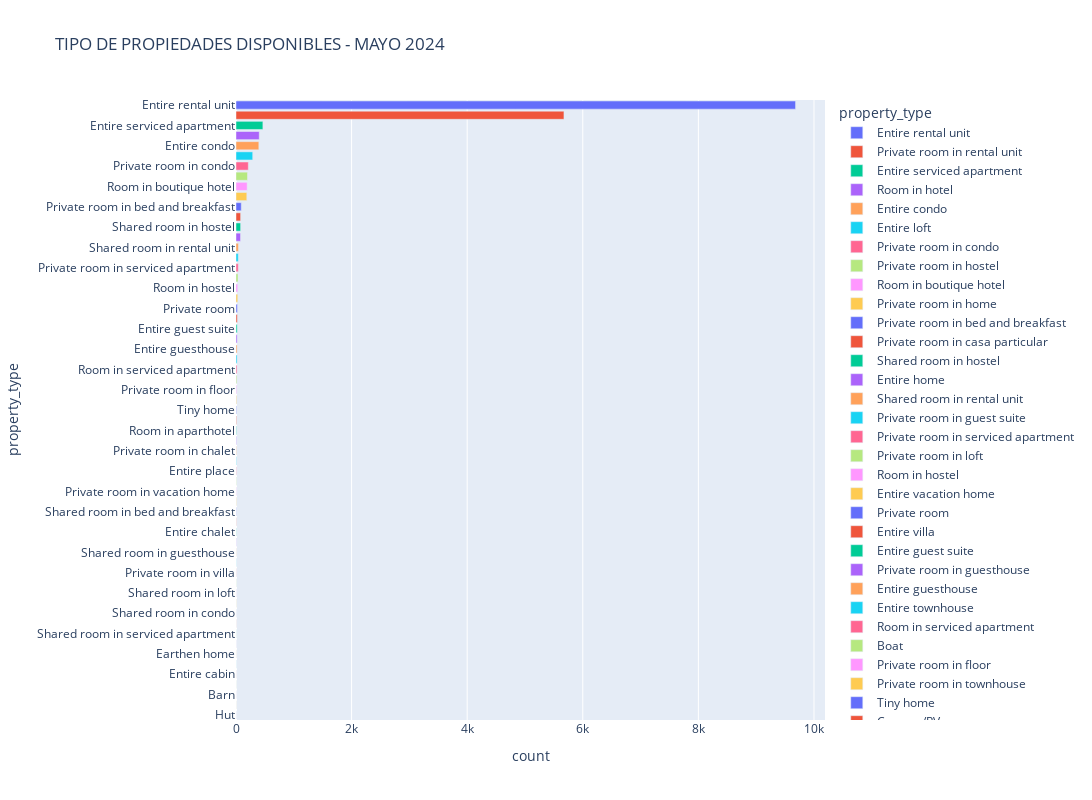

Source (notebook cell):
### Code cell
# GRAFICO TIPO DE PROPIEDADES 

# Contamos el numero de cada tipo de propiedad 
property_type_counts = df_listings ['property_type'].value_counts().reset_index()

# Graficar usando un gráfico de barras (bar chart)
fig = px.bar(property_type_counts, x='count', y='property_type', color ='property_type',template='plotly', title='TIPO DE PROPIEDADES DISPONIBLES - MAYO 2024',height=800, width=1200)
fig.show()

### Figure 1 — Plotly figure (JSON) as saved in the notebook; plotly's stock layout.template omitted (floating-point values rounded to 4 significant figures)
{"data": [{"alignmentgroup": "True", "hovertemplate": "property_type=%{y}<br>count=%{x}<extra></extra>", "legendgroup": "Entire rental unit", "marker": {"color": "#636efa", "pattern": {"shape": ""}}, "name": "Entire rental unit", "offsetgroup": "Entire rental unit", "orientation": "h", "showlegend": true, "textposition": "auto", "type": "bar", "x": [9681], "xaxis": "x", "y": ["Entire rental unit"], "yaxis": "y"}, {"alignmentgroup": "True", "hovertemplate": "property_type=%{y}<br>count=%{x}<extra></extra>", "legendgroup": "Private room in rental unit", "marker": {"color": "#EF553B", "pattern": {"shape": ""}}, "name": "Private room in rental unit", "offsetgroup": "Private room in rental unit", "orientation": "h", "showlegend": true, "textposition": "auto", "type": "bar", "x": [5674], "xaxis": "x", "y": ["Private room in rental unit"], "yaxis": "y"}, {"alignmentgroup": "True", "hovertemplate": "property_type=%{y}<br>count=%{x}<extra></extra>", "legendgroup": "Entire serviced apartment", "marker": {"color": "#00cc96", "pattern": {"shape": ""}}, "name": "Entire serviced apartment", "offsetgroup": "Entire serviced apartment", "orientation": "h", "showlegend": true, "textposition": "auto", "type": "bar", "x": [465], "xaxis": "x", "y": ["Entire serviced apartment"], "yaxis": "y"}, {"alignmentgroup": "True", "hovertemplate": "property_type=%{y}<br>count=%{x}<extra></extra>", "legendgroup": "Room in hotel", "marker": {"color": "#ab63fa", "pattern": {"shape": ""}}, "name": "Room in hotel", "offsetgroup": "Room in hotel", "orientation": "h", "showlegend": true, "textposition": "auto", "type": "bar", "x": [402], "xaxis": "x", "y": ["Room in hotel"], "yaxis": "y"}, {"alignmentgroup": "True", "hovertemplate": "property_type=%{y}<br>count=%{x}<extra></extra>", "legendgroup": "Entire condo", "marker": {"color": "#FFA15A", "pattern": {"shape": ""}}, "name": "Entire condo", "offsetgroup": "Entire condo", "orientation": "h", "showlegend": true, "textposition": "auto", "type": "bar", "x": [395], "xaxis": "x", "y": ["Entire condo"], "yaxis": "y"}, {"alignmentgroup": "True", "hovertemplate": "property_type=%{y}<br>count=%{x}<extra></extra>", "legendgroup": "Entire loft", "marker": {"color": "#19d3f3", "pattern": {"shape": ""}}, "name": "Entire loft", "offsetgroup": "Entire loft", "orientation": "h", "showlegend": true, "textposition": "auto", "type": "bar", "x": [289], "xaxis": "x", "y": ["Entire loft"], "yaxis": "y"}, {"alignmentgroup": "True", "hovertemplate": "property_type=%{y}<br>count=%{x}<extra></extra>", "legendgroup": "Private room in condo", "marker": {"color": "#FF6692", "pattern": {"shape": ""}}, "name": "Private room in condo", "offsetgroup": "Private room in condo", "orientation": "h", "showlegend": true, "textposition": "auto", "type": "bar", "x": [213], "xaxis": "x", "y": ["Private room in condo"], "yaxis": "y"}, {"alignmentgroup": "True", "hovertemplate": "property_type=%{y}<br>count=%{x}<extra></extra>", "legendgroup": "Private room in hostel", "marker": {"color": "#B6E880", "pattern": {"shape": ""}}, "name": "Private room in hostel", "offsetgroup": "Private room in hostel", "orientation": "h", "showlegend": true, "textposition": "auto", "type": "bar", "x": [199], "xaxis": "x", "y": ["Private room in hostel"], "yaxis": "y"}, {"alignmentgroup": "True", "hovertemplate": "property_type=%{y}<br>count=%{x}<extra></extra>", "legendgroup": "Room in boutique hotel", "marker": {"color": "#FF97FF", "pattern": {"shape": ""}}, "name": "Room in boutique hotel", "offsetgroup": "Room in boutique hotel", "orientation": "h", "showlegend": true, "textposition": "auto", "type": "bar", "x": [193], "xaxis": "x", "y": ["Room in boutique hotel"], "yaxis": "y"}, {"alignmentgroup": "True", "hovertemplate": "property_type=%{y}<br>count=%{x}<extra></extra>", "legendgroup": "Private room in home", "marker": {"color": "#FECB52", "pattern": {"shape": ""}}, "name": "Private room in home", "offsetgroup": "Private room in home", "orientation": "h", "showlegend": true, "textposition": "auto", "type": "bar", "x": [187], "xaxis": "x", "y": ["Private room in home"], "yaxis": "y"}, {"alignmentgroup": "True", "hovertemplate": "property_type=%{y}<br>count=%{x}<extra></extra>", "legendgroup": "Private room in bed and breakfast", "marker": {"color": "#636efa", "pattern": {"shape": ""}}, "name": "Private room in bed and breakfast", "offsetgroup": "Private room in bed and breakfast", "orientation": "h", "showlegend": true, "textposition": "auto", "type": "bar", "x": [91], "xaxis": "x", "y": ["Private room in bed and breakfast"], "yaxis": "y"}, {"alignmentgroup": "True", "hovertemplate": "property_type=%{y}<br>count=%{x}<extra></extra>", "legendgroup": "Private room in casa particular", "marker": {"color": "#EF553B", "pattern": {"shape": ""}}, "name": "Private room in casa particular", "offsetgroup": "Private room in casa particular", "orientation": "h", "showlegend": true, "textposition": "auto", "type": "bar", "x": [80], "xaxis": "x", "y": ["Private room in casa particular"], "yaxis": "y"}, {"alignmentgroup": "True", "hovertemplate": "property_type=%{y}<br>count=%{x}<extra></extra>", "legendgroup": "Shared room in hostel", "marker": {"color": "#00cc96", "pattern": {"shape": ""}}, "name": "Shared room in hostel", "offsetgroup": "Shared room in hostel", "orientation": "h", "showlegend": true, "textposition": "auto", "type": "bar", "x": [80], "xaxis": "x", "y": ["Shared room in hostel"], "yaxis": "y"}, {"alignmentgroup": "True", "hovertemplate": "property_type=%{y}<br>count=%{x}<extra></extra>", "legendgroup": "Entire home", "marker": {"color": "#ab63fa", "pattern": {"shape": ""}}, "name": "Entire home", "offsetgroup": "Entire home", "orientation": "h", "showlegend": true, "textposition": "auto", "type": "bar", "x": [78], "xaxis": "x", "y": ["Entire home"], "yaxis": "y"}, {"alignmentgroup": "True", "hovertemplate": "property_type=%{y}<br>count=%{x}<extra></extra>", "legendgroup": "Shared room in rental unit", "marker": {"color": "#FFA15A", "pattern": {"shape": ""}}, "name": "Shared room in rental unit", "offsetgroup": "Shared room in rental unit", "orientation": "h", "showlegend": true, "textposition": "auto", "type": "bar", "x": [41], "xaxis": "x", "y": ["Shared room in rental unit"], "yaxis": "y"}, {"alignmentgroup": "True", "hovertemplate": "property_type=%{y}<br>count=%{x}<extra></extra>", "legendgroup": "Private room in guest suite", "marker": {"color": "#19d3f3", "pattern": {"shape": ""}}, "name": "Private room in guest suite", "offsetgroup": "Private room in guest suite", "orientation": "h", "showlegend": true, "textposition": "auto", "type": "bar", "x": [39], "xaxis": "x", "y": ["Private room in guest suite"], "yaxis": "y"}, {"alignmentgroup": "True", "hovertemplate": "property_type=%{y}<br>count=%{x}<extra></extra>", "legendgroup": "Private room in serviced apartment", "marker": {"color": "#FF6692", "pattern": {"shape": ""}}, "name": "Private room in serviced apartment", "offsetgroup": "Private room in serviced apartment", "orientation": "h", "showlegend": true, "textposition": "auto", "type": "bar", "x": [39], "xaxis": "x", "y": ["Private room in serviced apartment"], "yaxis": "y"}, {"alignmentgroup": "True", "hovertemplate": "property_type=%{y}<br>count=%{x}<extra></extra>", "legendgroup": "Private room in loft", "marker": {"color": "#B6E880", "pattern": {"shape": ""}}, "name": "Private room in loft", "offsetgroup": "Private room in loft", "orientation": "h", "showlegend": true, "textposition": "auto", "type": "bar", "x": [35], "xaxis": "x", "y": ["Private room in loft"], "yaxis": "y"}, {"alignmentgroup": "True", "hovertemplate": "property_type=%{y}<br>count=%{x}<extra></extra>", "legendgroup": "Room in hostel", "marker": {"color": "#FF97FF", "pattern": {"shape": ""}}, "name": "Room in hostel", "offsetgroup": "Room in hostel", "orientation": "h", "showlegend": true, "textposition": "auto", "type": "bar", "x": [30], "xaxis": "x", "y": ["Room in hostel"], "yaxis": "y"}, {"alignmentgroup": "True", "hovertemplate": "property_type=%{y}<br>count=%{x}<extra></extra>", "legendgroup": "Entire vacation home", "marker": {"color": "#FECB52", "pattern": {"shape": ""}}, "name": "Entire vacation home", "offsetgroup": "Entire vacation home", "orientation": "h", "showlegend": true, "textposition": "auto", "type": "bar", "x": [30], "xaxis": "x", "y": ["Entire vacation home"], "yaxis": "y"}, {"alignmentgroup": "True", "hovertemplate": "property_type=%{y}<br>count=%{x}<extra></extra>", "legendgroup": "Private room", "marker": {"color": "#636efa", "pattern": {"shape": ""}}, "name": "Private room", "offsetgroup": "Private room", "orientation": "h", "showlegend": true, "textposition": "auto", "type": "bar", "x": [24], "xaxis": "x", "y": ["Private room"], "yaxis": "y"}, {"alignmentgroup": "True", "hovertemplate": "property_type=%{y}<br>count=%{x}<extra></extra>", "legendgroup": "Entire villa", "marker": {"color": "#EF553B", "pattern": {"shape": ""}}, "name": "Entire villa", "offsetgroup": "Entire villa", "orientation": "h", "showlegend": true, "textposition": "auto", "type": "bar", "x": [23], "xaxis": "x", "y": ["Entire villa"], "yaxis": "y"}, {"alignmentgroup": "True", "hovertemplate": "property_type=%{y}<br>count=%{x}<extra></extra>", "legendgroup": "Entire guest suite", "marker": {"color": "#00cc96", "pattern": {"shape": ""}}, "name": "Entire guest suite", "offsetgroup": "Entire guest suite", "orientation": "h", "showlegend": true, "textposition": "auto", "type": "bar", "x": [21], "xaxis": "x", "y": ["Entire guest suite"], "yaxis": "y"}, {"alignmentgroup": "True", "hovertemplate": "property_type=%{y}<br>count=%{x}<extra></extra>", "legendgroup": "Private room in guesthouse", "marker": {"color": "#ab63fa", "pattern": {"shape": ""}}, "name": "Private room in guesthouse", "offsetgroup": "Private room in guesthouse", "orientation": "h", "showlegend": true, "textposition": "auto", "type": "bar", "x": [20], "xaxis": "x", "y": ["Private room in guesthouse"], "yaxis": "y"}, {"alignmentgroup": "True", "hovertemplate": "property_type=%{y}<br>count=%{x}<extra></extra>", "legendgroup": "Entire guesthouse", "marker": {"color": "#FFA15A", "pattern": {"shape": ""}}, "name": "Entire guesthouse", "offsetgroup": "Entire guesthouse", "orientation": "h", "showlegend": true, "textposition": "auto", "type": "bar", "x": [19], "xaxis": "x", "y": ["Entire guesthouse"], "yaxis": "y"}, {"alignmentgroup": "True", "hovertemplate": "property_type=%{y}<br>count=%{x}<extra></extra>", "legendgroup": "Entire townhouse", "marker": {"color": "#19d3f3", "pattern": {"shape": ""}}, "name": "Entire townhouse", "offsetgroup": "Entire townhouse", "orientation": "h", "showlegend": true, "textposition": "auto", "type": "bar", "x": [19], "xaxis": "x", "y": ["Entire townhouse"], "yaxis": "y"}, {"alignmentgroup": "True", "hovertemplate": "property_type=%{y}<br>count=%{x}<extra></extra>", "legendgroup": "Room in serviced apartment", "marker": {"color": "#FF6692", "pattern": {"shape": ""}}, "name": "Room in serviced apartment", "offsetgroup": "Room in serviced apartment", "orientation": "h", "showlegend": true, "textposition": "auto", "type": "bar", "x": [18], "xaxis": "x", "y": ["Room in serviced apartment"], "yaxis": "y"}, {"alignmentgroup": "True", "hovertemplate": "property_type=%{y}<br>count=%{x}<extra></extra>", "legendgroup": "Boat", "marker": {"color": "#B6E880", "pattern": {"shape": ""}}, "name": "Boat", "offsetgroup": "Boat", "orientation": "h", "showlegend": true, "textposition": "auto", "type": "bar", "x": [14], "xaxis": "x", "y": ["Boat"], "yaxis": "y"}, {"alignmentgroup": "True", "hovertemplate": "property_type=%{y}<br>count=%{x}<extra></extra>", "legendgroup": "Private room in floor", "marker": {"color": "#FF97FF", "pattern": {"shape": ""}}, "name": "Private room in floor", "offsetgroup": "Private room in floor", "orientation": "h", "showlegend": true, "textposition": "auto", "type": "bar", "x": [11], "xaxis": "x", "y": ["Private room in floor"], "yaxis": "y"}, {"alignmentgroup": "True", "hovertemplate": "property_type=%{y}<br>count=%{x}<extra></extra>", "legendgroup": "Private room in townhouse", "marker": {"color": "#FECB52", "pattern": {"shape": ""}}, "name": "Private room in townhouse", "offsetgroup": "Private room in townhouse", "orientation": "h", "showlegend": true, "textposition": "auto", "type": "bar", "x": [10], "xaxis": "x", "y": ["Private room in townhouse"], "yaxis": "y"}, {"alignmentgroup": "True", "hovertemplate": "property_type=%{y}<br>count=%{x}<extra></extra>", "legendgroup": "Tiny home", "marker": {"color": "#636efa", "pattern": {"shape": ""}}, "name": "Tiny home", "offsetgroup": "Tiny home", "orientation": "h", "showlegend": true, "textposition": "auto", "type": "bar", "x": [9], "xaxis": "x", "y": ["Tiny home"], "yaxis": "y"}, {"alignmentgroup": "True", "hovertemplate": "property_type=%{y}<br>count=%{x}<extra></extra>", "legendgroup": "Camper/RV", "marker": {"color": "#EF553B", "pattern": {"shape": ""}}, "name": "Camper/RV", "offsetgroup": "Camper/RV", "orientation": "h", "showlegend": true, "textposition": "auto", "type": "bar", "x": [9], "xaxis": "x", "y": ["Camper/RV"], "yaxis": "y"}, {"alignmentgroup": "True", "hovertemplate": "property_type=%{y}<br>count=%{x}<extra></extra>", "legendgroup": "Room in aparthotel", "marker": {"color": "#00cc96", "pattern": {"shape": ""}}, "name": "Room in aparthotel", "offsetgroup": "Room in aparthotel", "orientation": "h", "showlegend": true, "textposition": "auto", "type": "bar", "x": [8], "xaxis": "x", "y": ["Room in aparthotel"], "yaxis": "y"}, {"alignmentgroup": "True", "hovertemplate": "property_type=%{y}<br>count=%{x}<extra></extra>", "legendgroup": "Casa particular", "marker": {"color": "#ab63fa", "pattern": {"shape": ""}}, "name": "Casa particular", "offsetgroup": "Casa particular", "orientation": "h", "showlegend": true, "textposition": "auto", "type": "bar", "x": [7], "xaxis": "x", "y": ["Casa particular"], "yaxis": "y"}, {"alignmentgroup": "True", "hovertemplate": "property_type=%{y}<br>count=%{x}<extra></extra>", "legendgroup": "Private room in chalet", "marker": {"color": "#FFA15A", "pattern": {"shape": ""}}, "name": "Private room in chalet", "offsetgroup": "Private room in chalet", "orientation": "h", "showlegend": true, "textposition": "auto", "type": "bar", "x": [6], "xaxis": "x", "y": ["Private room in chalet"], "yaxis": "y"}, {"alignmentgroup": "True", "hovertemplate": "property_type=%{y}<br>count=%{x}<extra></extra>", "legendgroup": "Private room in dome", "marker": {"color": "#19d3f3", "pattern": {"shape": ""}}, "name": "Private room in dome", "offsetgroup": "Private room in dome", "orientation": "h", "showlegend": true, "textposition": "auto", "type": "bar", "x": [6], "xaxis": "x", "y": ["Private room in dome"], "yaxis": "y"}, {"alignmentgroup": "True", "hovertemplate": "property_type=%{y}<br>count=%{x}<extra></extra>", "legendgroup": "Entire place", "marker": {"color": "#FF6692", "pattern": {"shape": ""}}, "name": "Entire place", "offsetgroup": "Entire place", "orientation": "h", "showlegend": true, "textposition": "auto", "type": "bar", "x": [6], "xaxis": "x", "y": ["Entire place"], "yaxis": "y"}, {"alignmentgroup": "True", "hovertemplate": "property_type=%{y}<br>count=%{x}<extra></extra>", "legendgroup": "Shared room in villa", "marker": {"color": "#B6E880", "pattern": {"shape": ""}}, "name": "Shared room in villa", "offsetgroup": "Shared room in villa", "orientation": "h", "showlegend": true, "textposition": "auto", "type": "bar", "x": [4], "xaxis": "x", "y": ["Shared room in villa"], "yaxis": "y"}, {"alignmentgroup": "True", "hovertemplate": "property_type=%{y}<br>count=%{x}<extra></extra>", "legendgroup": "Private room in vacation home", "marker": {"color": "#FF97FF", "pattern": {"shape": ""}}, "name": "Private room in vacation home", "offsetgroup": "Private room in vacation home", "orientation": "h", "showlegend": true, "textposition": "auto", "type": "bar", "x": [4], "xaxis": "x", "y": ["Private room in vacation home"], "yaxis": "y"}, {"alignmentgroup": "True", "hovertemplate": "property_type=%{y}<br>count=%{x}<extra></extra>", "legendgroup": "Shared room in home", "marker": {"color": "#FECB52", "pattern": {"shape": ""}}, "name": "Shared room in home", "offsetgroup": "Shared room in home", "orientation": "h", "showlegend": true, "textposition": "auto", "type": "bar", "x": [4], "xaxis": "x", "y": ["Shared room in home"], "yaxis": "y"}, {"alignmentgroup": "True", "hovertemplate": "property_type=%{y}<br>count=%{x}<extra></extra>", "legendgroup": "Shared room in bed and breakfast", "marker": {"color": "#636efa", "pattern": {"shape": ""}}, "name": "Shared room in bed and breakfast", "offsetgroup": "Shared room in bed and breakfast", "orientation": "h", "showlegend": true, "textposition": "auto", "type": "bar", "x": [4], "xaxis": "x", "y": ["Shared room in bed and breakfast"], "yaxis": "y"}, {"alignmentgroup": "True", "hovertemplate": "property_type=%{y}<br>count=%{x}<extra></extra>", "legendgroup": "Private room in boat", "marker": {"color": "#EF553B", "pattern": {"shape": ""}}, "name": "Private room in boat", "offsetgroup": "Private room in boat", "orientation": "h", "showlegend": true, "textposition": "auto", "type": "bar", "x": [3], "xaxis": "x", "y": ["Private room in boat"], "yaxis": "y"}, {"alignmentgroup": "True", "hovertemplate": "property_type=%{y}<br>count=%{x}<extra></extra>", "legendgroup": "Entire chalet", "marker": {"color": "#00cc96", "pattern": {"shape": ""}}, "name": "Entire chalet", "offsetgroup": "Entire chalet", "orientation": "h", "showlegend": true, "textposition": "auto", "type": "bar", "x": [3], "xaxis": "x", "y": ["Entire chalet"], "yaxis": "y"}, {"alignmentgroup": "True", "hovertemplate": "property_type=%{y}<br>count=%{x}<extra></extra>", "legendgroup": "Room in bed and breakfast", "marker": {"color": "#ab63fa", "pattern": {"shape": ""}}, "name": "Room in bed and breakfast", "offsetgroup": "Room in bed and breakfast", "orientation": "h", "showlegend": true, "textposition": "auto", "type": "bar", "x": [3], "xaxis": "x", "y": ["Room in bed and breakfast"], "yaxis": "y"}, {"alignmentgroup": "True", "hovertemplate": "property_type=%{y}<br>count=%{x}<extra></extra>", "legendgroup": "Shared room in guesthouse", "marker": {"color": "#FFA15A", "pattern": {"shape": ""}}, "name": "Shared room in guesthouse", "offsetgroup": "Shared room in guesthouse", "orientation": "h", "showlegend": true, "textposition": "auto", "type": "bar", "x": [2], "xaxis": "x", "y": ["Shared room in guesthouse"], "yaxis": "y"}, {"alignmentgroup": "True", "hovertemplate": "property_type=%{y}<br>count=%{x}<extra></extra>", "legendgroup": "Yurt", "marker": {"color": "#19d3f3", "pattern": {"shape": ""}}, "name": "Yurt", "offsetgroup": "Yurt", "orientation": "h", "showlegend": true, "textposition": "auto", "type": "bar", "x": [2], "xaxis": "x", "y": ["Yurt"], "yaxis": "y"}, {"alignmentgroup": "True", "hovertemplate": "property_type=%{y}<br>count=%{x}<extra></extra>", "legendgroup": "Private room in villa", "marker": {"color": "#FF6692", "pattern": {"shape": ""}}, "name": "Private room in villa", "offsetgroup": "Private room in villa", "orientation": "h", "showlegend": true, "textposition": "auto", "type": "bar", "x": [2], "xaxis": "x", "y": ["Private room in villa"], "yaxis": "y"}, {"alignmentgroup": "True", "hovertemplate": "property_type=%{y}<br>count=%{x}<extra></extra>", "legendgroup": "Shared room", "marker": {"color": "#B6E880", "pattern": {"shape": ""}}, "name": "Shared room", "offsetgroup": "Shared room", "orientation": "h", "showlegend": true, "textposition": "auto", "type": "bar", "x": [2], "xaxis": "x", "y": ["Shared room"], "yaxis": "y"}, {"alignmentgroup": "True", "hovertemplate": "property_type=%{y}<br>count=%{x}<extra></extra>", "legendgroup": "Shared room in loft", "marker": {"color": "#FF97FF", "pattern": {"shape": ""}}, "name": "Shared room in loft", "offsetgroup": "Shared room in loft", "orientation": "h", "showlegend": true, "textposition": "auto", "type": "bar", "x": [2], "xaxis": "x", "y": ["Shared room in loft"], "yaxis": "y"}, {"alignmentgroup": "True", "hovertemplate": "property_type=%{y}<br>count=%{x}<extra></extra>", "legendgroup": "Shared room in hotel", "marker": {"color": "#FECB52", "pattern": {"shape": ""}}, "name": "Shared room in hotel", "offsetgroup": "Shared room in hotel", "orientation": "h", "showlegend": true, "textposition": "auto", "type": "bar", "x": [2], "xaxis": "x", "y": ["Shared room in hotel"], "yaxis": "y"}, {"alignmentgroup": "True", "hovertemplate": "property_type=%{y}<br>count=%{x}<extra></extra>", "legendgroup": "Shared room in condo", "marker": {"color": "#636efa", "pattern": {"shape": ""}}, "name": "Shared room in condo", "offsetgroup": "Shared room in condo", "orientation": "h", "showlegend": true, "textposition": "auto", "type": "bar", "x": [1], "xaxis": "x", "y": ["Shared room in condo"], "yaxis": "y"}, {"alignmentgroup": "True", "hovertemplate": "property_type=%{y}<br>count=%{x}<extra></extra>", "legendgroup": "Shared room in boutique hotel", "marker": {"color": "#EF553B", "pattern": {"shape": ""}}, "name": "Shared room in boutique hotel", "offsetgroup": "Shared room in boutique hotel", "orientation": "h", "showlegend": true, "textposition": "auto", "type": "bar", "x": [1], "xaxis": "x", "y": ["Shared room in boutique hotel"], "yaxis": "y"}, {"alignmentgroup": "True", "hovertemplate": "property_type=%{y}<br>count=%{x}<extra></extra>", "legendgroup": "Shared room in serviced apartment", "marker": {"color": "#00cc96", "pattern": {"shape": ""}}, "name": "Shared room in serviced apartment", "offsetgroup": "Shared room in serviced apartment", "orientation": "h", "showlegend": true, "textposition": "auto", "type": "bar", "x": [1], "xaxis": "x", "y": ["Shared room in serviced apartment"], "yaxis": "y"}, {"alignmentgroup": "True", "hovertemplate": "property_type=%{y}<br>count=%{x}<extra></extra>", "legendgroup": "Private room in tower", "marker": {"color": "#ab63fa", "pattern": {"shape": ""}}, "name": "Private room in tower", "offsetgroup": "Private room in tower", "orientation": "h", "showlegend": true, "textposition": "auto", "type": "bar", "x": [1], "xaxis": "x", "y": ["Private room in tower"], "yaxis": "y"}, {"alignmentgroup": "True", "hovertemplate": "property_type=%{y}<br>count=%{x}<extra></extra>", "legendgroup": "Earthen home", "marker": {"color": "#FFA15A", "pattern": {"shape": ""}}, "name": "Earthen home", "offsetgroup": "Earthen home", "orientation": "h", "showlegend": true, "textposition": "auto", "type": "bar", "x": [1], "xaxis": "x", "y": ["Earthen home"], "yaxis": "y"}, {"alignmentgroup": "True", "hovertemplate": "property_type=%{y}<br>count=%{x}<extra></extra>", "legendgroup": "Private room in tiny home", "marker": {"color": "#19d3f3", "pattern": {"shape": ""}}, "name": "Private room in tiny home", "offsetgroup": "Private room in tiny home", "orientation": "h", "showlegend": true, "textposition": "auto", "type": "bar", "x": [1], "xaxis": "x", "y": ["Private room in tiny home"], "yaxis": "y"}, {"alignmentgroup": "True", "hovertemplate": "property_type=%{y}<br>count=%{x}<extra></extra>", "legendgroup": "Entire cabin", "marker": {"color": "#FF6692", "pattern": {"shape": ""}}, "name": "Entire cabin", "offsetgroup": "Entire cabin", "orientation": "h", "showlegend": true, "textposition": "auto", "type": "bar", "x": [1], "xaxis": "x", "y": ["Entire cabin"], "yaxis": "y"}, {"alignmentgroup": "True", "hovertemplate": "property_type=%{y}<br>count=%{x}<extra></extra>", "legendgroup": "Shared room in guest suite", "marker": {"color": "#B6E880", "pattern": {"shape": ""}}, "name": "Shared room in guest suite", "offsetgroup": "Shared room in guest suite", "orientation": "h", "showlegend": true, "textposition": "auto", "type": "bar", "x": [1], "xaxis": "x", "y": ["Shared room in guest suite"], "yaxis": "y"}, {"alignmentgroup": "True", "hovertemplate": "property_type=%{y}<br>count=%{x}<extra></extra>", "legendgroup": "Barn", "marker": {"color": "#FF97FF", "pattern": {"shape": ""}}, "name": "Barn", "offsetgroup": "Barn", "orientation": "h", "showlegend": true, "textposition": "auto", "type": "bar", "x": [1], "xaxis": "x", "y": ["Barn"], "yaxis": "y"}, {"alignmentgroup": "True", "hovertemplate": "property_type=%{y}<br>count=%{x}<extra></extra>", "legendgroup": "Shared room in floor", "marker": {"color": "#FECB52", "pattern": {"shape": ""}}, "name": "Shared room in floor", "offsetgroup": "Shared room in floor", "orientation": "h", "showlegend": true, "textposition": "auto", "type": "bar", "x": [1], "xaxis": "x", "y": ["Shared room in floor"], "yaxis": "y"}, {"alignmentgroup": "True", "hovertemplate": "property_type=%{y}<br>count=%{x}<extra></extra>", "legendgroup": "Hut", "marker": {"color": "#636efa", "pattern": {"shape": ""}}, "name": "Hut", "offsetgroup": "Hut", "orientation": "h", "showlegend": true, "textposition": "auto", "type": "bar", "x": [1], "xaxis": "x", "y": ["Hut"], "yaxis": "y"}], "layout": {"barmode": "relative", "height": 800, "legend": {"title": {"text": "property_type"}, "tracegroupgap": 0}, "title": {"text": "TIPO DE PROPIEDADES DISPONIBLES - MAYO 2024"}, "width": 1200, "xaxis": {"anchor": "y", "domain": [0, 1], "title": {"text": "count"}}, "yaxis": {"anchor": "x", "categoryarray": ["Hut", "Shared room in floor", "Barn", "Shared room in guest suite", "Entire cabin", "Private room in tiny home", "Earthen home", "Private room in tower", "Shared room in serviced apartment", "Shared room in boutique hotel", "Shared room in condo", "Shared room in hotel", "Shared room in loft", "Shared room", "Private room in villa", "Yurt", "Shared room in guesthouse", "Room in bed and breakfast", "Entire chalet", "Private room in boat", "Shared room in bed and breakfast", "Shared room in home", "Private room in vacation home", "Shared room in villa", "Entire place", "Private room in dome", "Private room in chalet", "Casa particular", "Room in aparthotel", "Camper/RV", "Tiny home", "Private room in townhouse", "Private room in floor", "Boat", "Room in serviced apartment", "Entire townhouse", "Entire guesthouse", "Private room in guesthouse", "Entire guest suite", "Entire villa", "Private room", "Entire vacation home", "Room in hostel", "Private room in loft", "Private room in serviced apartment", "Private room in guest suite", "Shared room in rental unit", "Entire home", "Shared room in hostel", "Private room in casa particular", "Private room in bed and breakfast", "Private room in home", "Room in boutique hotel", "Private room in hostel", "Private room in condo", "Entire loft", "Entire condo", "Room in hotel", "Entire serviced apartment", "Private room in rental unit", "Entire rental unit"], "categoryorder": "array", "domain": [0, 1], "title": {"text": "property_type"}}}}
